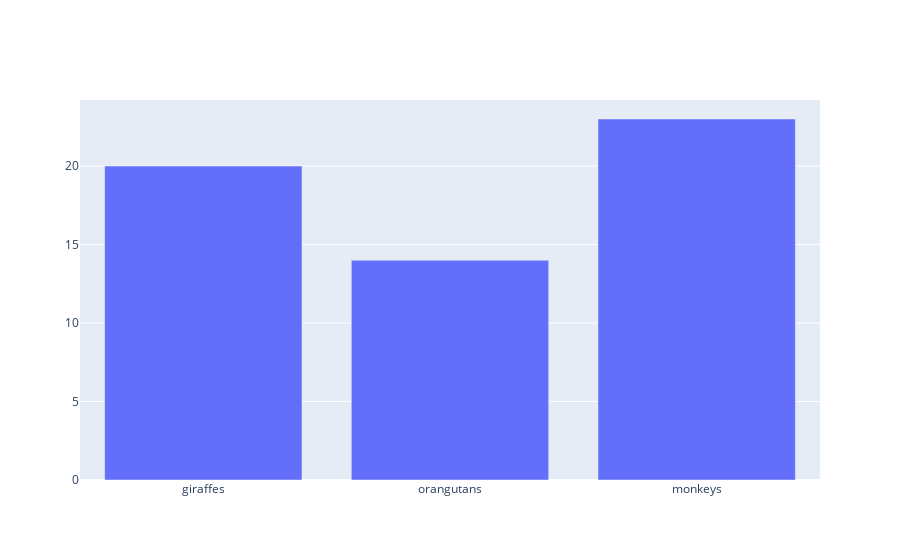

Here is the notebook cell this chart was saved with:
### Code cell
animals=['giraffes', 'orangutans', 'monkeys']

fig = go.Figure([go.Bar(x=animals, y=[20, 14, 23])])
fig.show()

### Figure 1 — Plotly figure (JSON) as saved in the notebook; plotly's stock layout.template omitted (floating-point values rounded to 4 significant figures)
{"data": [{"type": "bar", "x": ["giraffes", "orangutans", "monkeys"], "y": [20, 14, 23]}], "layout": {}}
